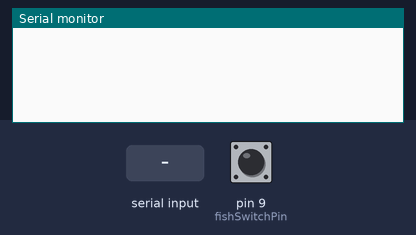
The sketch below on a simulated Arduino Uno, built with avr-gcc and run on an emulated ATmega328P. On the bench: the last lines printed to the serial monitor. The test bench sets the inputs (shaded band); at power-on: pin 9 (fishSwitchPin) LOW. The modem accepts every AT command (registered, SIM ready, sends succeed) and sends nothing else.

Above: at 1.3 s.
1.4 s: pin 9 (fishSwitchPin) pulled HIGH for 0.15 s
At 2.1 s:
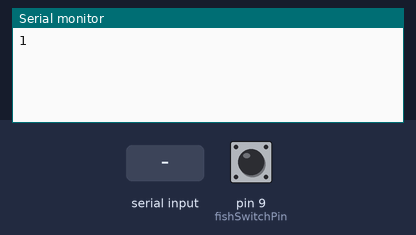
4.5 s: "0" received over the second serial link
At 5.7 s:
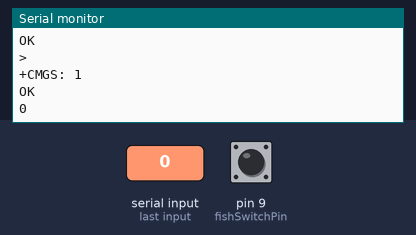
6.0 s: "2" received over the second serial link
At 6.8 s:
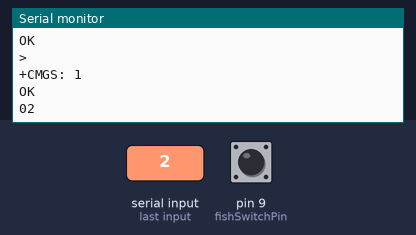

The sketch:

Magicood.ino
```cpp
#include <SoftwareSerial.h>

SoftwareSerial SIM900A(10,11);
//Initialize pins
int fishSwitchState = HIGH;
int fishSwitchPin = 9;
int previous = LOW;
int state = HIGH;
bool smsSent = false;
long time;
long debounce = 200;

void setup()
{
  //Initialize the GSM module
  pinMode(fishSwitchPin, INPUT);
  SIM900A.begin(115200);   // Setting the baud rate of GSM Module
  Serial.begin(115200);    // Setting the baud rate of Serial Monitor (Arduino)
  delay(100);
}


void loop()
{
  //Check the pin for switch activation, send sms, if so.
  fishSwitchState = digitalRead(fishSwitchPin);
  if (fishSwitchState != previous && previous == LOW && millis() - 200 > debounce  )
  {
    Serial.println(fishSwitchState);
    time = millis();
    if (smsSent == false)
    {
      SendMessage();
      smsSent = true;
    }
  }
  previous = fishSwitchState;

 if (SIM900A.available()>0)
   Serial.write(SIM900A.read());
}


 void SendMessage()
{
  //Phone number and msg content
  SIM900A.println("AT+CMGF=1");    //Sets the GSM Module in Text Mode
  delay(1000);
  SIM900A.println("AT+CMGS=\"+371xxxxxxxx\"\r"); //Mobile phone number to send message
  delay(1000);
  SIM900A.println("Fish on!"); // Messsage content
  delay(100);
  SIM900A.println((char)26);// ASCII code of CTRL+Z
  delay(1000);
}
```

Measured:
- after the input at 1.4 s, the serial monitor: prints a new line at once (image 1)
- after the input at 4.5 s, the serial monitor: prints a new line at once (image 2)
- after the input at 6.0 s, the serial monitor: prints a new line at once (image 3)
